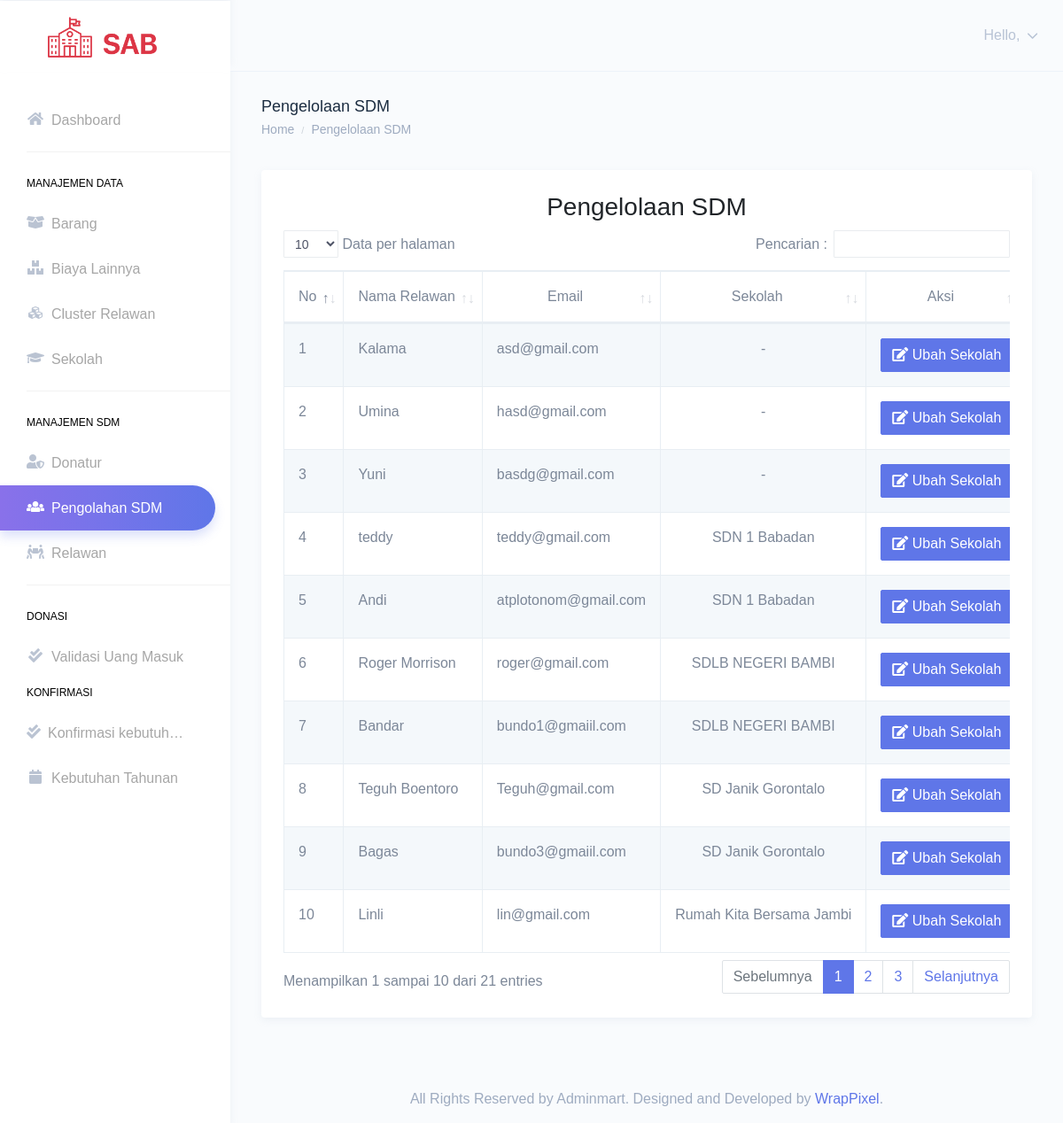
Page /index.php/sdm_relawan on the committed database.
### tables this page shows
CREATE TABLE `relawan` (
  `id_relawan` int(11) NOT NULL,
  `id_cluster_relawan` int(11) NOT NULL,
  `id_sekolah` int(11) DEFAULT NULL,
  `id_user_login` int(11) NOT NULL,
  `nik` varchar(100) NOT NULL,
  `nama_relawan` varchar(100) NOT NULL,
  `jenis_kelamin` enum('L','P') NOT NULL,
  `no_telepon` varchar(20) NOT NULL,
  `email` varchar(100) NOT NULL,
  `tempat_lahir` varchar(100) NOT NULL,
  `tanggal_lahir` datetime NOT NULL DEFAULT current_timestamp(),
  `creaby` varchar(100) NOT NULL,
  `creadate` datetime NOT NULL DEFAULT current_timestamp(),
  `modiby` varchar(100) NOT NULL,
  `modidate` datetime NOT NULL DEFAULT current_timestamp(),
  `row_status` enum('A','D') NOT NULL
);

CREATE TABLE `sekolah` (
  `id_sekolah` int(11) NOT NULL,
  `nama_sekolah` varchar(100) NOT NULL,
  `jenis_sekolah` enum('Rumah Singgah','Sekolah Pedalaman') NOT NULL,
  `alamat` varchar(255) NOT NULL,
  `provinsi` varchar(100) NOT NULL,
  `kota` varchar(100) NOT NULL,
  `creaby` varchar(100) NOT NULL,
  `creadate` datetime NOT NULL DEFAULT current_timestamp(),
  `modiby` varchar(100) NOT NULL,
  `modidate` datetime NOT NULL DEFAULT current_timestamp(),
  `row_status` enum('A','D') NOT NULL
);

### application/controllers/Sdm_relawan.php (called while the page is built, shortened)
<?php
class Sdm_relawan extends CI_Controller
{
    public function __construct()
    {
        $this->load->model('relawan_model');
        $this->load->model('cluster_relawan_model');
        $this->load->model('sekolah_model');
        $this->load->model('login_model');
        $this->load->library('form_validation');
    }
    private function getKaryawanName()
    {
        $this->load->model('karyawan_model');
        $user_id = $this->session->user_id;
        $karyawan = $this->karyawan_model->getKaryawanByUserLoginId($user_id);
        return $karyawan->nama_karyawan;
    }
    private function getKaryawanRole()
    {
        $this->load->model('karyawan_model');
        $user_id = $this->session->user_id;
        $karyawan = $this->karyawan_model->getKaryawanByUserLoginId($user_id);
        return $karyawan->jabatan_karyawan;
    }
    public function index()
    {
        $header['title'] = 'Pengelolaan SDM';
        $header['name'] =  $this->getKaryawanName();
        $header['role'] =  $this->getKaryawanRole();
        $this->load->view('templates/admin_header', $header);
        $data['sekolah'] = $this->sekolah_model->getSekolah();
        $data['relawan'] = $this->relawan_model->getAllBySekolah();
        $this->load->view('sdm_relawan/index', $data);
        $this->load->view('templates/footer');
    }
}

### index.php (called while the page is built, shortened)
<?php
require_once BASEPATH.'core/CodeIgniter.php';

### application/models/relawan_model.php (called while the page is built, shortened)
<?php
class Relawan_model extends CI_Model
{
    private $_table = "relawan";
    public function getAllBySekolah()
    {
        return $this->db
            ->where('row_status', 'A')
            ->order_by('id_sekolah', 'asc')
            ->get($this->_table)
            ->result();
    }
}

### application/models/sekolah_model.php (called while the page is built, shortened)
<?php
class sekolah_model extends CI_Model
{
    private $_table = "sekolah";
    public function getSekolah()
    {
        $query = $this->db
            ->from($this->_table)
            ->where(['row_status' => 'A'])
            ->order_by('jenis_sekolah', 'asc')
            ->get();
        return $query->result();
    }
}

### application/views/sdm_relawan/index.php (the view, shortened to what this page needs)
<div class="page-breadcrumb">
    <div class="row">
        <div class="col-7 align-self-center">
            <h4 class="page-title text-truncate text-dark font-weight-medium mb-1">Pengelolaan SDM</h4>
            <div class="d-flex align-items-center">
                <nav aria-label="breadcrumb">
                    <ol class="breadcrumb m-0 p-0">
                        <li class="breadcrumb-item"><a href="index.html" class="text-muted">Home</a></li>
                        <li class="breadcrumb-item text-muted active" aria-current="page">Pengelolaan SDM</li>
                    </ol>
                </nav>
            </div>
        </div>
    </div>
</div>
<div class="container-fluid">
    <div class="row">
        <div class="col-12">
            <div class="card">
                <div class="card-body">
                    <h4 class="card-title text-center" style="font-size: 28px;">Pengelolaan SDM</h4>
                    <div class="table-responsive">
                        <table id="master-data" class="table table-striped table-bordered no-wrap">
                            <thead>
                                <tr>
                                    <th class="text-center">No</th>
                                    <th class="text-center">Nama Relawan</th>
                                    <th class="text-center">Email</th>
                                    <th class="text-center">Sekolah</th>
                                    <th class="text-center">Aksi</th>
                                </tr>
                            </thead>
                            <tbody>
                                <?php $i = 0; ?>
                                <?php foreach ($relawan as $r) { ?>
                                    <tr>
                                        <td>
                                            <?php
                                            $i++;
                                            echo $i;
                                            ?>
                                        </td>
                                        <td><?= $r->nama_relawan ?></td>
                                        <td><?= $r->email ?></td>
                                        <td align="center">
                                            <?php
                                            if ($r->id_sekolah == null) {
                                                echo "-";
                                            } else {
                                                foreach ($sekolah as $s) { ?>
                                                    <?php
                                                    if ($s->id_sekolah == $r->id_sekolah) {
                                                        echo $s->nama_sekolah;
                                                    }
                                                    ?>
                                                <?php } ?>
                                            <?php } ?>
                                        </td>
                                        <td align="center">
                                            <a href="<?= site_url('sdm_relawan/ubah/' .  $r->id_relawan) ?>" class="btn btn-primary"><i class="fa fa-edit"></i> Ubah Sekolah</a>
                                        </td>
                                    </tr>
                                <?php } ?>
                            </tbody>
                        </table>
                    </div>
                </div>
            </div>
        </div>
    </div>
</div>

### rows in the picture
relawan: nama_relawan "Kalama", email "asd@gmail.com"
relawan: nama_relawan "Umina", email "hasd@gmail.com"
relawan: nama_relawan "Yuni", email "basdg@gmail.com"
relawan: nama_relawan "teddy", email "teddy@gmail.com"
sekolah: nama_sekolah "SDN 1 Babadan"
relawan: nama_relawan "Andi", email "atplotonom@gmail.com"
relawan: nama_relawan "Roger Morrison", email "roger@gmail.com"
sekolah: nama_sekolah "SDLB NEGERI BAMBI"
relawan: nama_relawan "Bandar", email "bundo1@gmaiil.com"
relawan: nama_relawan "Teguh Boentoro", email "Teguh@gmail.com"
sekolah: nama_sekolah "SD Janik Gorontalo"
relawan: nama_relawan "Bagas", email "bundo3@gmaiil.com"
relawan: nama_relawan "Linli", email "lin@gmail.com"
sekolah: nama_sekolah "Rumah Kita Bersama Jambi"
